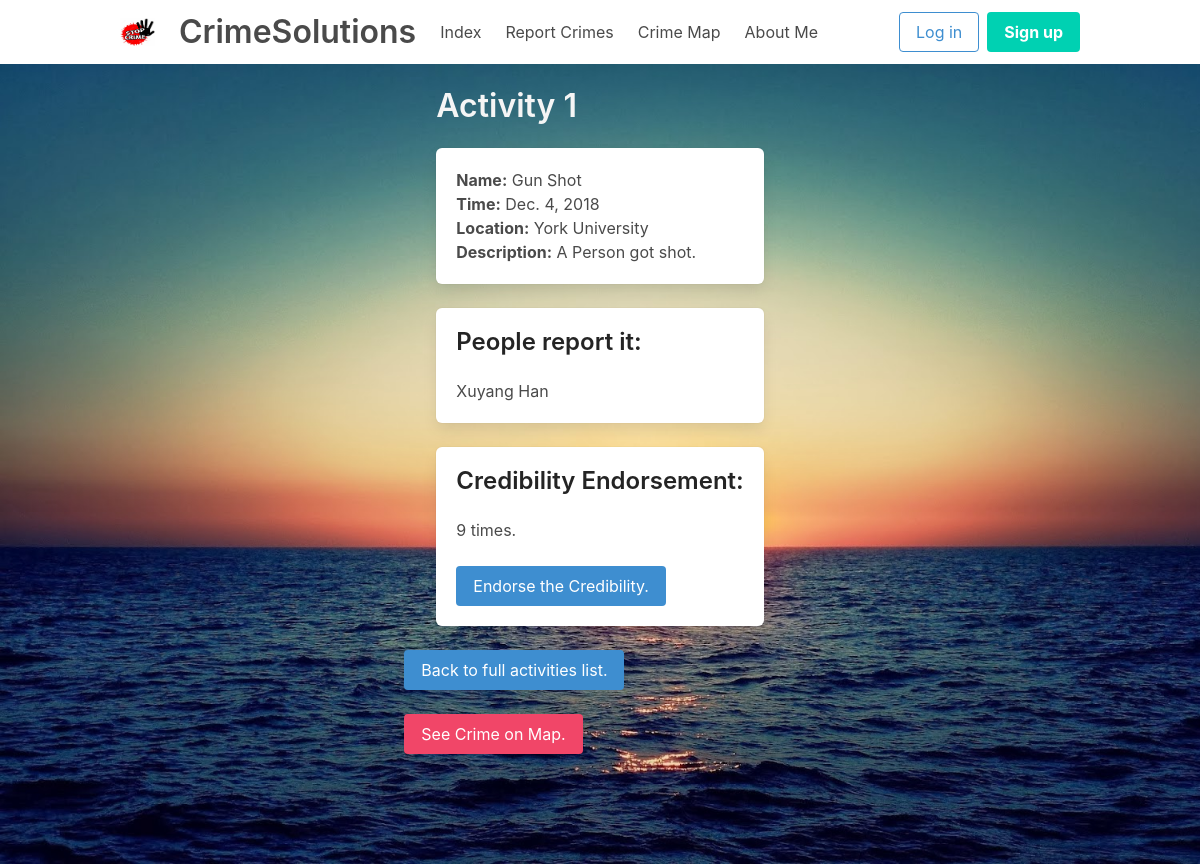
The page /1 on the database its author committed.
### CrimeSolutions/models.py (models this page shows, shortened)
class Activities(models.Model):
    act_name = models.CharField(max_length=64)
    location = models.CharField(max_length=64)
    loc_lat = models.FloatField()
    loc_long = models.FloatField()
    time = models.DateField(max_length=64)
    report_person = models.ForeignKey(People, on_delete=models.CASCADE)
    description = models.CharField(max_length=5000)
    endorsed_number = models.IntegerField(default=0)

class People(models.Model):
    first_name = models.CharField(max_length=64)
    last_name = models.CharField(max_length=64)
    def __str__(self):
        return f"{self.first_name} {self.last_name}"

### CrimeSolutions/views.py (the view)
# urls.py: path("<int:activity_id>", views.activity, name="activity"),
def activity(request, activity_id):
    try:
        activity = Activities.objects.get(pk=activity_id)
    except Activities.DoesNotExist:
        raise Http404("Activity does not exist.")
    context = {
        "activity": activity,
    }
    return render(request, "CrimeSolutions/activity.html", context)

### templates/CrimeSolutions/activity.html (shortened to what this page needs)
{% extends "CrimeSolutions/base.html" %}
{% block body %}
    <br>
    <div class="container is-fluid">
        <h1 class="title has-text-white-ter">Activity {{ activity.id }}</h1>
        <div class="tile is-ancestor">
            <div class="tile is-vertical is-parent">
                <div class="tile is-child box">
                    <p><strong>Name:</strong> {{ activity.act_name }}</p>
                    <p><strong>Time:</strong> {{ activity.time }}</p>
                    <p><strong>Location:</strong> {{ activity.location }}</p>
                    <p><strong>Description:</strong> {{ activity.description }}</p>
                </div>
                <div class="tile is-child box">
                    <p class="title has-text-black-ter is-4">People report it: </p>
                    <ol type="I">
                        <ui>{{ activity.report_person }}</ui>
                    </ol>
                </div>
                <div class="tile is-child box">
                    <p class="title has-text-black-ter is-4">Credibility Endorsement: </p>
                    <ol type="I">
                        <ui>{{ activity.endorsed_number }} times.</ui>
                    </ol>
                    <br>
                    <form action="{% url 'endorse' activity.id %}" method="post">
                        <button class="button is-info" type="submit">Endorse the Credibility. </button>
                    </form>
                </div>
            </div>
        </div>
    </div>
    <br>
    <a class="button is-info" href="{% url 'index' %}">Back to full activities list.</a>
    <br><br>
    <a class="button is-danger" href="{% url 'idx_map' %}">See Crime on Map.</a>
{% endblock %}

### rows shown on the page
Activities: id "1", act_name "Gun Shot", time "Dec. 4, 2018", location "York University", description "A Person got shot.", report_person "Xuyang Han", endorsed_number "9"
